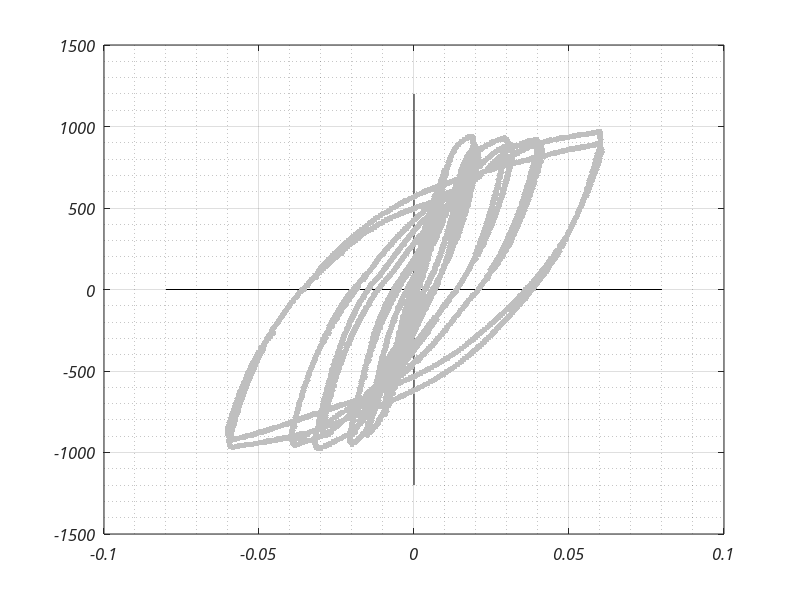

The MATLAB source for this figure: (Note: this script raises an error after producing the figure.)
clc;clear;close all;
set(0,'DefaultAxesFontName','Calibri')
set(0,'DefaultAxesFontAngle','italic')
set(0,'DefaultTextFontName','Calibri')
set(0,'DefaultTextFontAngle','italic')

testE = load('D80-2.5_partial.txt');
testE(:,1) = testE(:,1)/100;
test = load('D80-2.5.txt');
% testEtabs = load('D80-2.5_etabs_beta0.7.txt');
testEtabs = load('D80-2.5_etabs_beta1.0.txt');
L = 45;
x = [-0.08 0.08];
% y = [-250 250];
y = [-1200 1200];

figure;
hold on
grid on
grid minor
box on
set(gca,'fontsize',12);
set(gcf,'Position',[100 100 600 450])

line(x,[0,0],'Color','black');
line([0,0],y,'Color','black');

plt0 = plot(test(:,1)/100,test(:,2)*4.4482,'.','MarkerSize',14,'color',[0.75 0.75 0.75]);

dirResults = 'Results_draft4.1';
dirResults2 = 'Results_spring';
dirResults3 = 'Results_momSpring';

modelFile = load([dirResults '/' 'Displacement.txt']);
% modelFile2 = load([dirResults2 '/' 'Displacement.txt']);
plt1 = plot(modelFile(:,2)/L,modelFile(:,1)*4.4482,'b','linewidth',1);
% plt2 = plot(modelFile2(:,2)/L,modelFile2(:,1),'r');
% legend([plt1 plt2],'K_o','K_{eff}','location','southeast')
% plt2 = plot(testEtabs(:,1),testEtabs(:,2)*4.4482,'--','color',[1 0 0 0.6],'linewidth',2.0);

modelFile2 = load([dirResults2 '/' 'Displacement.txt']);
plt3 = plot(modelFile2(:,2)/L,modelFile2(:,1)*4.4482,':','color',[0.85 0.33 0.1 1],'linewidth',2.0);

modelFile3 = load([dirResults3 '/' 'Displacement.txt']);
plt4 = plot(modelFile3(:,2)/L,modelFile3(:,1)*4.4482,'--','color',[0.32 0.44 0.15 0.75],'linewidth',1.5);

title('D80-2.5')
% legend([plt0,plt1],'Test','Model','location','southeast')
% legend([plt0,plt1,plt2],'Test','Model OS','Model ETABS','location','southeast')
% legend([plt0,plt1,plt3],'Test','Model OS','Shear Spring','location','southeast')
legend([plt0,plt1,plt3,plt4],'Test','Model OS','Shear Spring','Moment Springs','location','southeast')
% legend([plt0,plt1,plt2,plt3],'Test','Model OS','Model ETABS','Shear Spring','location','southeast')
xlabel('Chord Rotation (rad)');
% ylabel('Force (kips)');
ylabel('Force (kN)');
xlim(x)
ylim(y)

% Energy comparison
% Test
E1 = 0;
for i=1:length(testE)-1
    xp = testE(i,2);
    xn = testE(i+1,2);
    yp = testE(i+1,1);
    yn = testE(i,1);
    E1(i) = xp*yp - xn*yn;
end

xp = testE(end,2);
xn = testE(1,2);
yp = testE(1,1);
yn = testE(end,1);

E1(i+1) = xp*yp - xn*yn;
E1_tot = abs(cumsum(E1))/2;
E1_final = E1_tot(end);

E1c = cumtrapz(testE(:,2),testE(:,1));

[pks,locs] = findpeaks(testE(:,1));
locs(pks<0.0189) = [];
pks(pks<0.0189) = [];

[pksMin,locsMin] = findpeaks(-testE(:,1));
locsMin(pksMin<0.0199) = [];
pksMin(pksMin<0.0199) = [];

locsTest = [locs;locsMin;length(testE)];
locsTest = sort(locsTest);

E1_peaks = E1_tot(locsTest)';

% Model OS
aux = find(modelFile(:,2)/L > 0.0199,1);
testPartial = modelFile(1:aux,:);
aux = find(testPartial(:,2)<0,1,'last');
testPartial = modelFile(aux:end,:);

E2 = 0;
for i=1:length(testPartial)-1
    xp = testPartial(i,2)/L;
    xn = testPartial(i+1,2)/L;
    yp = testPartial(i+1,1);
    yn = testPartial(i,1);
    E2(i) = xp*yp - xn*yn;
end

xp = testPartial(end,2)/L;
xn = testPartial(1,2)/L;
yp = testPartial(1,1);
yn = testPartial(end,1);

E2(i+1) = xp*yp - xn*yn;
E2_tot = abs(cumsum(E2))/2;

E2c = cumtrapz(testPartial(:,2)/L,testPartial(:,1));

[pksM,locsM] = findpeaks(testPartial(:,2)/L);
locsM(pksM<0.0199) = [];
pksM(pksM<0.0199) = [];
flag = 0;
flag2 = 0;
cont = 1;
cont2 = 1;
while flag2 == 0
    for ii=1:length(pksM)-1
        if pksM(ii+1)<pksM(ii)*.85
            flag = 1;
            ind = ii+1;
            cont = cont + 1;
        else
            cont2 = cont2 + 1;
        end
    end
    if flag == 1
        locsM(ind) = [];
        pksM(ind) = [];
        flag = 0;
    end
    if cont2 == ii+1
        flag2 = 1;
    end
    cont2 = 1;
end

[pksMinM,locsMinM] = findpeaks(-testPartial(:,2)/L);
locsMinM(pksMinM<0.0199) = [];
pksMinM(pksMinM<0.0199) = [];

locsModel = [locsM;locsMinM;length(testPartial)];
locsModel = sort(locsModel);

E2_peaks = E2_tot(locsModel)';

% Etabs
aux = find(testEtabs(:,1) > 0.0199,1);
testPartialE = testEtabs(1:aux,:);
aux = find(testPartialE(:,2)<0,1,'last');
testPartialE = testEtabs(aux:end,:);

E3 = 0;
for i=1:length(testPartialE)-1
    xp = testPartialE(i,1);
    xn = testPartialE(i+1,1);
    yp = testPartialE(i+1,2);
    yn = testPartialE(i,2);
    E3(i) = xp*yp - xn*yn;
end

xp = testPartialE(end,1);
xn = testPartialE(1,1);
yp = testPartialE(1,2);
yn = testPartialE(end,2);

E3(i+1) = xp*yp - xn*yn;
E3_tot = abs(cumsum(E3))/2;

E3c = cumtrapz(testPartialE(:,1),testPartialE(:,2));

[pksE,locsE] = findpeaks(testPartialE(:,1));
locsE(pksE<0.0199) = [];
pksE(pksE<0.0199) = [];
flag = 0;
flag2 = 0;
cont = 1;
cont2 = 1;
while flag2 == 0
    for ii=1:length(pksE)-1
        if pksE(ii+1)<pksE(ii)*.85
            flag = 1;
            ind = ii+1;
            cont = cont + 1;
        else
            cont2 = cont2 + 1;
        end
    end
    if flag == 1
        locsE(ind) = [];
        pksE(ind) = [];
        flag = 0;
    end
    if cont2 == ii+1
        flag2 = 1;
    end
    cont2 = 1;
end

[pksMinE,locsMinE] = findpeaks(-testPartialE(:,1));
locsMinE(pksMinE<0.0199) = [];
pksMinE(pksMinE<0.0199) = [];

locsModelE = [locsE;locsMinE;length(testPartialE)];
locsModelE = sort(locsModelE);

E3_peaks = E3_tot(locsModelE)';

% Shear Spring
aux = find(modelFile2(:,2)/L > 0.0199,1);
testPartialS = modelFile2(1:aux,:);
aux = find(testPartialS(:,2)<0,1,'last');
testPartialS = modelFile2(aux:end,:);

E4 = 0;
for i=1:length(testPartialS)-1
    xp = testPartialS(i,2)/L;
    xn = testPartialS(i+1,2)/L;
    yp = testPartialS(i+1,1);
    yn = testPartialS(i,1);
    E4(i) = xp*yp - xn*yn;
end

xp = testPartialS(end,2)/L;
xn = testPartialS(1,2)/L;
yp = testPartialS(1,1);
yn = testPartialS(end,1);

E4(i+1) = xp*yp - xn*yn;
E4_tot = abs(cumsum(E4))/2;

E4c = cumtrapz(testPartialS(:,2)/L,testPartialS(:,1));

[pksS,locsS] = findpeaks(testPartialS(:,2)/L);
locsS(pksS<0.0199) = [];
pksS(pksS<0.0199) = [];
flag = 0;
flag2 = 0;
cont = 1;
cont2 = 1;
while flag2 == 0
    for ii=1:length(pksS)-1
        if pksS(ii+1)<pksS(ii)*.85
            flag = 1;
            ind = ii+1;
            cont = cont + 1;
        else
            cont2 = cont2 + 1;
        end
    end
    if flag == 1
        locsS(ind) = [];
        pksS(ind) = [];
        flag = 0;
    end
    if cont2 == ii+1
        flag2 = 1;
    end
    cont2 = 1;
end

[pksMinS,locsMinS] = findpeaks(-testPartialS(:,2)/L);
locsMinS(pksMinS<0.0199) = [];
pksMinS(pksMinS<0.0199) = [];

locsModelS = [locsS;locsMinS;length(testPartialS)];
locsModelS = sort(locsModelS);

E4_peaks = E4_tot(locsModelS)';

% Moment Spring
aux = find(modelFile3(:,2)/L > 0.0199,1);
testPartialM = modelFile3(1:aux,:);
aux = find(testPartialM(:,2)<0,1,'last');
testPartialM = modelFile3(aux:end,:);

E5 = 0;
for i=1:length(testPartialM)-1
    xp = testPartialM(i,2)/L;
    xn = testPartialM(i+1,2)/L;
    yp = testPartialM(i+1,1);
    yn = testPartialM(i,1);
    E5(i) = xp*yp - xn*yn;
end

xp = testPartialM(end,2)/L;
xn = testPartialM(1,2)/L;
yp = testPartialM(1,1);
yn = testPartialM(end,1);

E5(i+1) = xp*yp - xn*yn;
E5_tot = abs(cumsum(E5))/2;

E5c = cumtrapz(testPartialM(:,2)/L,testPartialM(:,1));

[pksM,locsM] = findpeaks(testPartialM(:,2)/L);
locsM(pksM<0.0199) = [];
pksM(pksM<0.0199) = [];
flag = 0;
flag2 = 0;
cont = 1;
cont2 = 1;
while flag2 == 0
    for ii=1:length(pksM)-1
        if pksM(ii+1)<pksM(ii)*.85
            flag = 1;
            ind = ii+1;
            cont = cont + 1;
        else
            cont2 = cont2 + 1;
        end
    end
    if flag == 1
        locsM(ind) = [];
        pksM(ind) = [];
        flag = 0;
    end
    if cont2 == ii+1
        flag2 = 1;
    end
    cont2 = 1;
end

[pksMinM,locsMinM] = findpeaks(-testPartialM(:,2)/L);
locsMinM(pksMinM<0.0199) = [];
pksMinM(pksMinM<0.0199) = [];

locsModelM = [locsM;locsMinM;length(testPartialM)];
locsModelM = sort(locsModelM);

E5_peaks = E5_tot(locsModelS)';

figure
grid minor
box on
hold on
plot(testE(:,1),E1_tot)
plot(testPartial(:,2)/L,E2_tot)
plot(testPartialE(:,1),E3_tot)
plot(testPartialS(:,2)/L,E4_tot)
plot(testPartialM(:,2)/L,E5_tot)

figure
hold on
set(gca,'fontsize',12);
set(gcf,'Position',[100 100 450 300])
grid on
box on
plot(E1_peaks*4.4482*L*25.4/1000,'linewidth',4.5,'color',[0.75 0.75 0.75])
plot(E2_peaks*4.4482*L*25.4/1000,'b','linewidth',1.5)
plot(E3_peaks*4.4482*L*25.4/1000,'--','color',[1 0 0 0.75],'linewidth',1.5)
plot(E4_peaks*4.4482*L*25.4/1000,':','color',[0.85 0.33 0.1 1],'linewidth',2)
plot(E5_peaks*4.4482*L*25.4/1000,'-.','color',[0.32 0.44 0.15 0.75],'linewidth',1)
ylabel('Cumulative Energy (kN-m)')
xlabel('Chord Rotation (cycle)')
title('Energy Dissipated D80-2.5')
% legend('Test','Model OS','Model ETABS','Shear Spring','location','northwest')
legend('Test','Model OS','Model ETABS','Shear Spring','Moment Springs','location','northwest')
